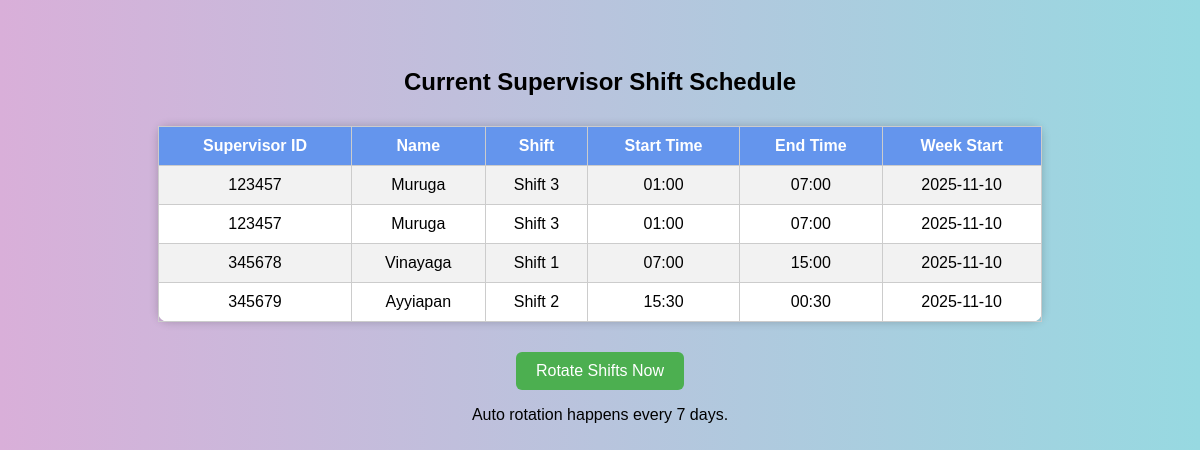
The app's page /shifts with its own data.
### tables this page shows
CREATE TABLE shift_schedule (
        supervisor_empcode TEXT,
        shift_name TEXT,
        start_time TEXT,
        end_time TEXT,
        week_start DATE,
        PRIMARY KEY (supervisor_empcode, week_start)
    );

CREATE TABLE supworkers(
                name TEXT,
                empcode TEXT,
                role TEXT,
                gender TEXT,
                doj DATE,
                bldgrp TEXT
                );

### app.py (the view)
@app.route("/shifts")
def view_shifts():
    con = sqlite3.connect("test.db")
    con.row_factory = sqlite3.Row
    cur = con.cursor()
    cur.execute("""
        SELECT s.supervisor_empcode, w.name, s.shift_name, s.start_time, s.end_time, s.week_start
        FROM shift_schedule s
        LEFT JOIN supworkers w ON s.supervisor_empcode = w.empcode
        ORDER BY s.week_start DESC, s.supervisor_empcode
    """)
    rows = cur.fetchall()
    con.close()
    return render_template("shifts.html", shifts=rows)

### templates/shifts.html (shortened to what this page needs)
<!DOCTYPE html>
<html lang="en">
<head>
</head>
<body>
  <h2>Current Supervisor Shift Schedule</h2>
  {% if shifts and shifts|length > 0 %}
  <table>
    <tr>
      <th>Supervisor ID</th>
      <th>Name</th>
      <th>Shift</th>
      <th>Start Time</th>
      <th>End Time</th>
      <th>Week Start</th>
    </tr>
    {% for s in shifts %}
    <tr>
      <td>{{ s.supervisor_empcode }}</td>
      <td>{{ s.name or 'N/A' }}</td>
      <td>{{ s.shift_name }}</td>
      <td>{{ s.start_time }}</td>
      <td>{{ s.end_time }}</td>
      <td>{{ s.week_start }}</td>
    </tr>
    {% endfor %}
  </table>
  {% else %}
  <p>No shift data found.</p>
  {% endif %}
  <a href="{{ url_for('rotate_shifts_now') }}" class="btn">Rotate Shifts Now</a>
  <p>Auto rotation happens every 7 days.</p>
</body>
</html>

### templates/shifts.html (style rules this page uses)
body { font-family: Arial; background: linear-gradient(to right, #d9afd9, #97d9e1); text-align: center; padding: 40px; }
table { border-collapse: collapse; width: 80%; margin: 30px auto; background-color: #fff; border-radius: 10px; box-shadow: 0 0 10px rgba(0,0,0,0.2); }
th, td { border: 1px solid #ccc; padding: 10px; }
th { background-color: #6495ed; color: white; }
tr:nth-child(even) { background-color: #f2f2f2; }
.btn { display: inline-block; background-color: #4CAF50; color: white; padding: 10px 20px; border-radius: 6px; text-decoration: none; }

### records on screen
shift_schedule: supervisor_empcode "123457", name "Muruga", shift_name "Shift 3", start_time "01:00", end_time "07:00", week_start "2025-11-10"
shift_schedule: supervisor_empcode "345678", name "Vinayaga", shift_name "Shift 1", start_time "07:00", end_time "15:00", week_start "2025-11-10"
shift_schedule: supervisor_empcode "345679", name "Ayyiapan", shift_name "Shift 2", start_time "15:30", end_time "00:30", week_start "2025-11-10"
